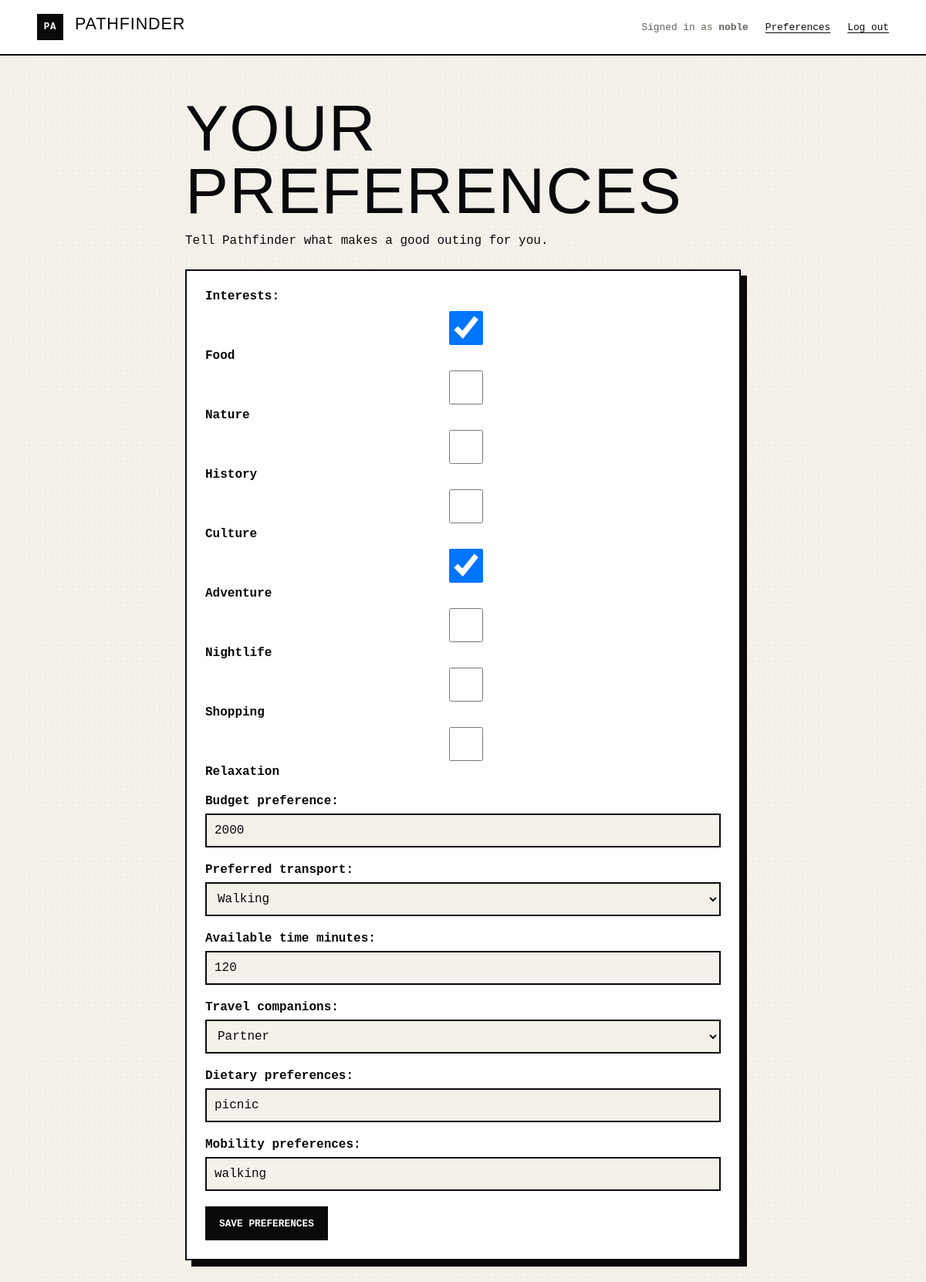
Page /profile/preferences/ (signed in) on the earlier database version.
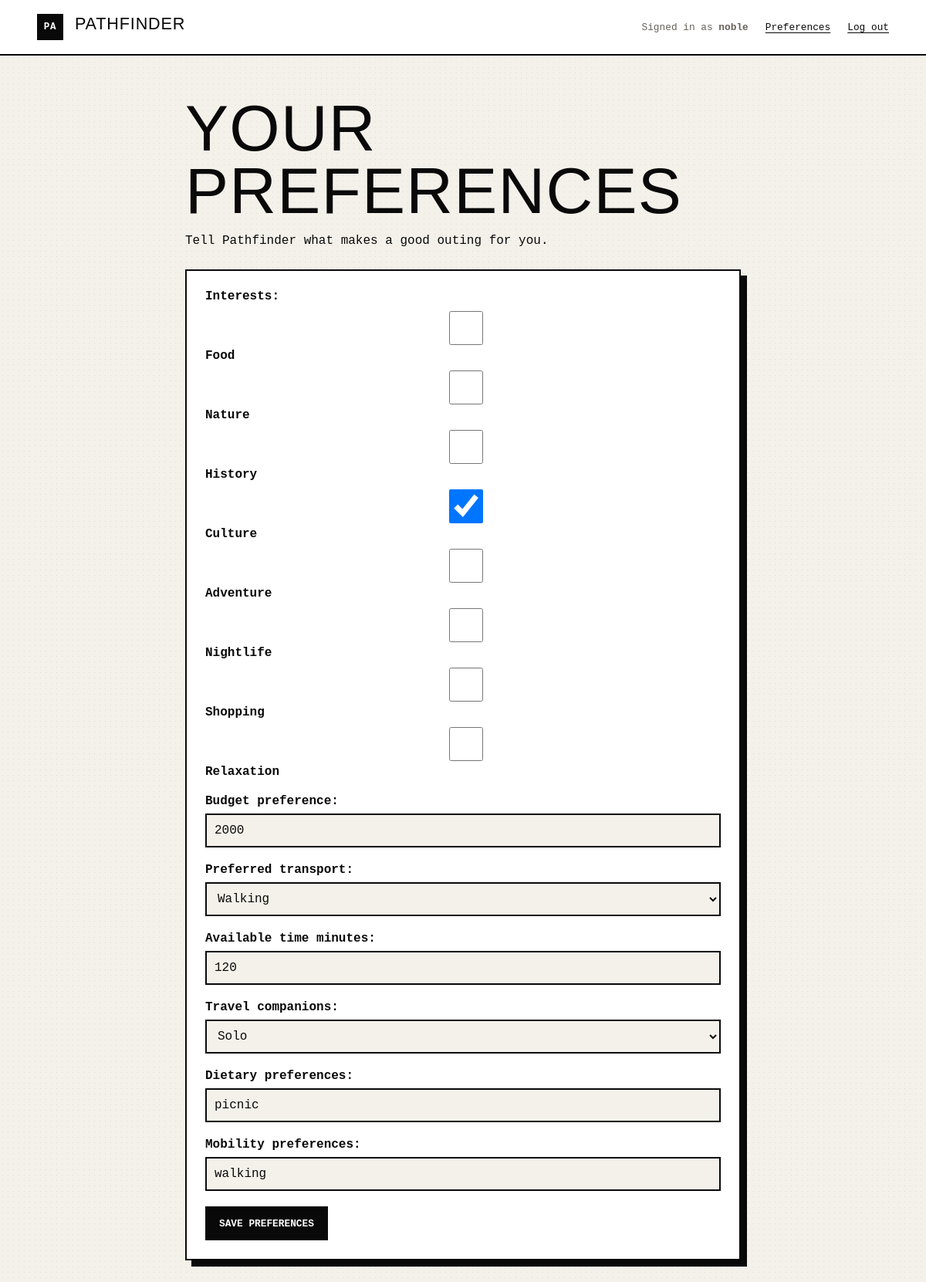
Same page on the later database version.
### core/models.py (models this page shows, shortened)
class UserPreference(models.Model):
	TRANSPORT_CHOICES = [
		('walking', 'Walking'),
		('public_transport', 'Public transport'),
		('driving', 'Driving'),
		('cycling', 'Cycling'),
	]
	COMPANION_CHOICES = [
		('solo', 'Solo'),
		('partner', 'Partner'),
		('friends', 'Friends'),
		('family', 'Family'),
	]
	user = models.OneToOneField(User, on_delete=models.CASCADE, related_name='preferences')
	interests = models.JSONField(default=list, blank=True)
	budget_preference = models.PositiveIntegerField(default=0)
	preferred_transport = models.CharField(max_length=30, choices=TRANSPORT_CHOICES, default='walking')
	available_time_minutes = models.PositiveIntegerField(default=120)
	travel_companions = models.CharField(max_length=20, choices=COMPANION_CHOICES, default='solo')
	dietary_preferences = models.CharField(max_length=120, blank=True)
	mobility_preferences = models.CharField(max_length=120, blank=True)
	updated_at = models.DateTimeField(auto_now=True)

### core/views.py (the view)
# urls.py: path('profile/preferences/', profile_preferences, name='profile-preferences'),
@login_required
def profile_preferences(request):
    preference, _ = UserPreference.objects.get_or_create(user=request.user)
    if request.method == 'POST':
        form = UserPreferenceForm(request.POST, instance=preference)
        if form.is_valid():
            form.save()
            return redirect('core:profile-preferences')
    else:
        form = UserPreferenceForm(instance=preference)
    return render(request, 'core/preferences.html', {'form': form})

### core/forms.py (shortened to what this page needs)
class UserPreferenceForm(forms.ModelForm):
    interests = forms.MultipleChoiceField(
        choices=INTEREST_CHOICES,
        widget=forms.CheckboxSelectMultiple,
        required=False,
    )
    class Meta:
        model = UserPreference
        fields = [
            'interests',
            'budget_preference',
            'preferred_transport',
            'available_time_minutes',
            'travel_companions',
            'dietary_preferences',
            'mobility_preferences',
        ]
        widgets = {
            'budget_preference': forms.NumberInput(attrs={'min': 0}),
            'available_time_minutes': forms.NumberInput(attrs={'min': 1}),
        }
    def __init__(self, *args, **kwargs):
        super().__init__(*args, **kwargs)
        if self.instance and self.instance.interests:
            self.initial['interests'] = self.instance.interests

### templates/core/preferences.html (shortened to what this page needs)
{% extends 'base.html' %}
{% block content %}
<main class="preferences-page">
  <h1>Your preferences</h1>
  <p>Tell Pathfinder what makes a good outing for you.</p>
  <form method="post">
    {% for field in form %}
      <div class="form-group">
        {{ field.label_tag }}
        {{ field }}
      </div>
    {% endfor %}
    <button type="submit">Save preferences</button>
  </form>
</main>
{% endblock %}

### templates/base.html (shortened to what this page needs)
<!DOCTYPE html>
<html lang="en">
  <head>
    {% load static %}
    <link rel="stylesheet" href="{% static 'css/style.css' %}">
  </head>
  <body>
    <header class="site-header">
      <a class="brand" href="{% url 'core:home' %}"><span>PA</span> Pathfinder</a>
      <nav aria-label="Primary navigation">
        {% if user.is_authenticated %}
          <span class="nav-user">Signed in as <strong>{{ user.username }}</strong></span>
          <a href="{% url 'core:profile-preferences' %}">Preferences</a>
          <a href="{% url 'accounts:logout' %}">Log out</a>
        {% else %}
          <a href="{% url 'accounts:register' %}">Register</a>
          <a class="nav-cta" href="{% url 'accounts:login' %}">Log in</a>
        {% endif %}
      </nav>
    </header>
    <div class="site-shell">
      {% block content %}{% endblock content %}
    </div>
</body>
</html>

### static/css/style.css (style rules this page uses)
:root { --paper: #f4f1ea; --ink: #090909; --signal: #ff302f; --muted: #66615a; --line: 2px solid var(--ink); font-family: "Courier New", Courier, monospace; }
* { box-sizing: border-box; }
body { margin: 0; color: var(--ink); background-color: var(--paper); background-image: radial-gradient(#00000016 0.7px, transparent 0.7px); background-size: 7px 7px; font-family: "Courier New", Courier, monospace; }
a { color: var(--ink); text-decoration: underline; text-underline-offset: 3px; }
.site-header { display: flex; align-items: center; justify-content: space-between; gap: 24px; padding: 18px 4vw; border-bottom: var(--line); background: #fff; }
.brand { font-family: Impact, Haettenschweiler, "Arial Narrow Bold", sans-serif; font-size: 1.35rem; letter-spacing: .04em; text-decoration: none; text-transform: uppercase; }
.brand span { display: inline-grid; place-items: center; width: 34px; height: 34px; margin-right: 8px; color: #fff; background: var(--ink); font: 700 .78rem "Courier New", monospace; }
.site-header nav { display: flex; align-items: center; gap: 22px; font-size: .8rem; }
.nav-user { color: var(--muted); }
.site-shell { width: min(1440px, 92vw); margin: 0 auto; padding: 54px 0 80px; }
h1, h2, h3 { font-family: Impact, Haettenschweiler, "Arial Narrow Bold", sans-serif; font-weight: 400; text-transform: uppercase; line-height: .96; }
h1 { max-width: 850px; margin: 0; font-size: clamp(3.5rem, 8vw, 8.8rem); letter-spacing: .015em; }
.form-group { margin: 0 0 20px; }
.form-group label { display: block; margin-bottom: 7px; font-weight: 700; }
input, select { width: 100%; min-height: 44px; padding: 10px; border: var(--line); border-radius: 0; color: var(--ink); background: var(--paper); font: inherit; }
button { min-height: 44px; padding: 10px 16px; border: var(--line); border-radius: 0; color: #fff; background: var(--ink); font: 700 .8rem "Courier New", monospace; cursor: pointer; text-transform: uppercase; }
.preferences-page, .auth-section { max-width: 720px; margin: 0 auto; }
.preferences-page h1, .auth-section h1 { font-size: clamp(3rem, 7vw, 6rem); }
.preferences-page form, .auth-section form { margin-top: 28px; border: var(--line); padding: 24px; background: #fff; box-shadow: 8px 8px 0 var(--ink); }

Differences in the rows shown:
changed UserPreference "Walking": interests "☑ ☐ ☐ ☐ ☑ ☐ ☐ ☐" → "☐ ☐ ☐ ☑ ☐ ☐ ☐ ☐"; travel_companions "Partner" → "Solo"
